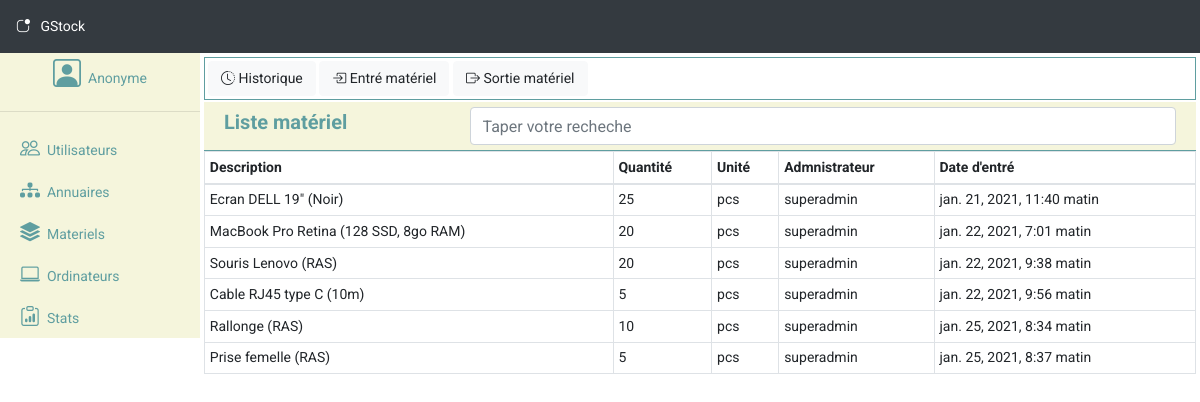
/materials/, run on the app's committed database.
### materials/models.py (models this page shows, shortened)
class Materials(models.Model):
    class Meta:
        db_table = 'materials'
    title = models.CharField(max_length=50)
    description = models.CharField(max_length=255)
    quantity = models.IntegerField()
    unity = models.CharField(max_length=50)
    state = models.CharField(max_length=10)
    administrator = models.CharField(max_length=50)
    created_at = models.DateTimeField(auto_now_add=True)
    updated_at = models.DateTimeField(auto_now=True)

### materials/views.py (the view)
# urls.py: path('', views.home, name='directory_home'),
def home(request):
    try:
        materials = Materials.objects.all()
    except:
        raise Http404('Not found')
    return render(request, 'material_index.html', {'materials': materials})

### materials/templates/material_index.html (shortened to what this page needs)
{% extends 'layout.html' %}
{% block content %}
<div class="container m-0 p-0">
    <div class="container-fluid sublink">
        <a href="{% url 'material:history_material' %}" class="btn btn-light history"><i class="bi bi-clock-history"></i> Historique</a>
        <a class="btn btn-light" id="add"><i class="bi bi-box-arrow-in-right"></i> Entré matériel</a>
        <a href="{% url 'material:get_takeout_material' %}" class="btn btn-light"><i class="bi bi-box-arrow-right"></i> Sortie matériel</a>
    </div>
    <div class="container-fluid subtitle">
        <div class="row">
            <div class="col-md-3">
                Liste matériel
            </div>
            <div class="col-md-9">
                <input type="search" class="form-control" placeholder="Taper votre recheche">
            </div>
        </div>
    </div>
    <table class='table table-sm table-hovered table-bordered m-0'>
        <thead>
            <tr>
                <th>Description</th>
                <th>Quantité</th>
                <th>Unité</th>
                <th>Admnistrateur</th>
                <th>Date d'entré</th>
            </tr>
        </thead>
        <tbody>
            {% for material in materials %}
                <tr>
                    <td>{{ material.title }} ({{ material.description }})</td>
                    <td>{{ material.quantity }}</td>
                    <td>{{ material.unity }}</td>
                    <td>{{ material.administrator }}</td>
                    <td>{{ material.created_at }}</td>
                </tr>
            {% empty %}
                <tr>
                    <td colspan="5">Pas de produit en stock</td>
                </tr>
            {% endfor %}
        </tbody>
    </table>
</div>
{% endblock %}

### public/css/app.css (style rules this page uses)
body { font-family: 'Roboto', sans-serif; font-size: 14px; }
.row { padding: 0px; margin: 0px; }
div.subtitle { background-color: beige; color: cadetblue; font-weight: bold; font-size: 20px; padding: 5px; border-bottom: cadetblue 1px solid; }
div.sublink { border: 1px solid cadetblue; margin-bottom: 2px; padding: 3px; }
div.sublink a { font-size: 14px; }

### data on the page
Materials: title "Ecran DELL 19\"", description "Noir", quantity "25", unity "pcs", administrator "superadmin", created_at "jan. 21, 2021, 11:40 matin"
Materials: title "MacBook Pro Retina", description "128 SSD, 8go RAM", quantity "20", unity "pcs", administrator "superadmin", created_at "jan. 22, 2021, 7:01 matin"
Materials: title "Souris Lenovo", description "RAS", quantity "20", unity "pcs", administrator "superadmin", created_at "jan. 22, 2021, 9:38 matin"
Materials: title "Cable RJ45 type C", description "10m", quantity "5", unity "pcs", administrator "superadmin", created_at "jan. 22, 2021, 9:56 matin"
Materials: title "Rallonge", description "RAS", quantity "10", unity "pcs", administrator "superadmin", created_at "jan. 25, 2021, 8:34 matin"
Materials: title "Prise femelle", description "RAS", quantity "5", unity "pcs", administrator "superadmin", created_at "jan. 25, 2021, 8:37 matin"
